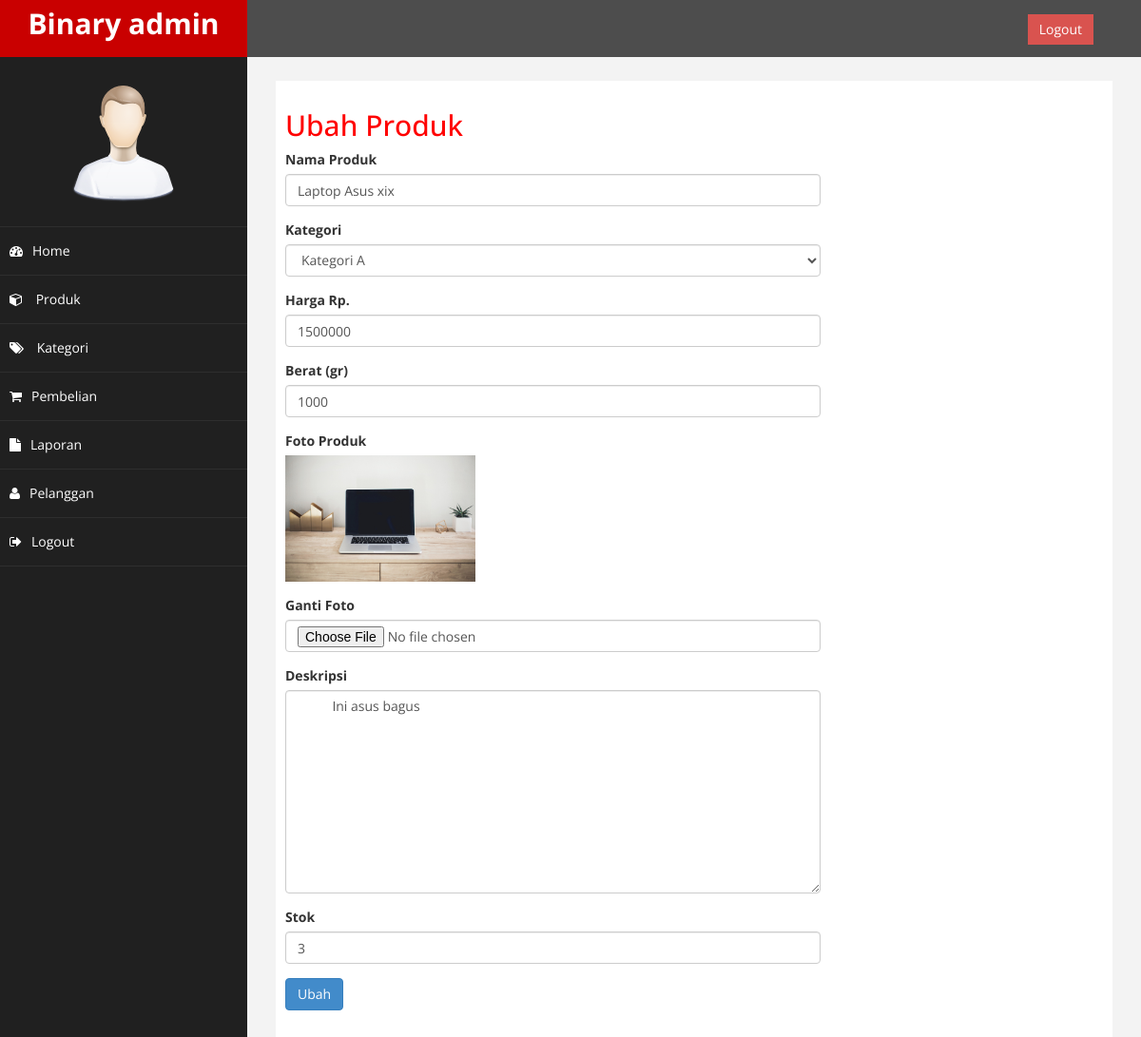
Screenshot of /admin/index.php?halaman=ubahproduk&id=1 (signed in) with the database file from the repository.
### tables this page shows
CREATE TABLE `produk` (
  `id_produk` int(11) NOT NULL,
  `id_kategori` int(5) NOT NULL,
  `nama_produk` varchar(100) NOT NULL,
  `harga_produk` int(11) NOT NULL,
  `berat_produk` int(11) NOT NULL,
  `foto_produk` varchar(100) NOT NULL,
  `deskripsi_produk` text NOT NULL,
  `stok_produk` int(5) NOT NULL
);

CREATE TABLE `kategori` (
  `id_kategori` int(5) NOT NULL,
  `nama_kategori` varchar(100) NOT NULL
);

### admin/ubahproduk.php (the view, shortened to what this page needs)
<?php
$ambil = $koneksi->query("SELECT * FROM produk WHERE id_produk = '$_GET[id]'");
$pecah = $ambil->fetch_assoc();
$datakategori = [];
$ambil = $koneksi->query("SELECT * FROM kategori");
while($tiap = $ambil->fetch_assoc()){
	$datakategori[] = $tiap;
}
?>
<h2>Ubah Produk</h2>
<div class="row">
	<div class="col-md-8">
    <form action="" method="post" enctype="multipart/form-data">
      <div class="form-group">
        <label for="">Nama Produk</label>
        <input type="text" name="nama" class="form-control" value="<?= $pecah['nama_produk']; ?>">
      </div>
      <div class="form-group">
        <label>Kategori</label>
        <select name="id_kategori" id="" class="form-control">
          <?php foreach($datakategori as $key => $value): ?>
          <option value="<?= $value['id_kategori'] ?>" <?php if($pecah['id_kategori']==$value['id_kategori']){echo "selected";} ?>>
            <?= $value['nama_kategori']; ?>
          </option>
          <?php endforeach; ?>
        </select>
      </div>
      <div class="form-group">
        <label for="">Harga Rp.</label>
        <input type="number" name="harga" class="form-control" value="<?= $pecah['harga_produk']; ?>">
      </div>
      <div class="form-group">
        <label for="">Berat (gr)</label>
        <input type="number" name="berat" class="form-control" value="<?= $pecah['berat_produk']; ?>">
      </div>
      <div class="form-group">
        <label for="">Foto Produk</label><br>
        <img src="../foto_produk/<?= $pecah['foto_produk']?>" width="200">
      </div>
      <div class="form-group">
        <label for="">Ganti Foto</label>
        <input type="file" name="foto" class="form-control">
      </div>
      <div class="form-group">
        <label for="">Deskripsi</label>
        <textarea name="deskripsi" class="form-control" rows="10">
          <?= $pecah['deskripsi_produk']; ?>
        </textarea>
      </div>
      <div class="form-group">
        <label for="">Stok</label>
        <input type="number" name="stok" class="form-control" value="<?= $pecah['stok_produk']; ?>">
      </div>
      <button name="ubah" class="btn btn-primary">Ubah</button>
    </form>
  </div>
</div>

### admin/assets/css/custom.css (style rules this page uses)
body { font-family: 'Open Sans', sans-serif; }
h2 { color: #f00; }

### rows the page displays
produk: nama "Laptop Asus xix", id_kategori "Kategori A", harga "1500000", berat "1000", foto_produk (picture), deskripsi "Ini asus bagus", stok "3"
